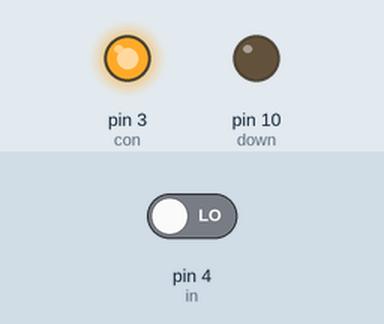
The sketch below on a simulated Arduino Uno, built with avr-gcc and run on an emulated ATmega328P. Parts: output pins drawn as LEDs (lit = HIGH). The inputs (shaded band) are chosen by the test bench; at power-on: pin 4 (in) LOW. What the sketch prints to the serial monitor is not drawn.

Above: at 0.1 s.
Timing chart, 0 to 1.6 s (numbered marks = the images above):
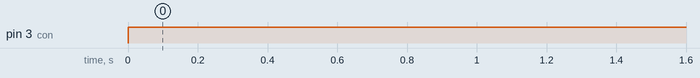

Measured:
- by itself, pin 3 (con): LOW → HIGH at 0.00 s

The sketch:

relay.ino
```cpp
#define con 3
#define in 4
#define down 10

void setup() {
    Serial.begin(9600);
    pinMode(con,OUTPUT);
    pinMode(in,INPUT);
    pinMode(down,OUTPUT);
    digitalWrite(down,LOW);
}

int i=0;

void loop() {
    int in1;
    digitalWrite(con,HIGH);
    delay(50);
    in1=digitalRead(in);
    Serial.println(in1);
    delay(200);
}
```
